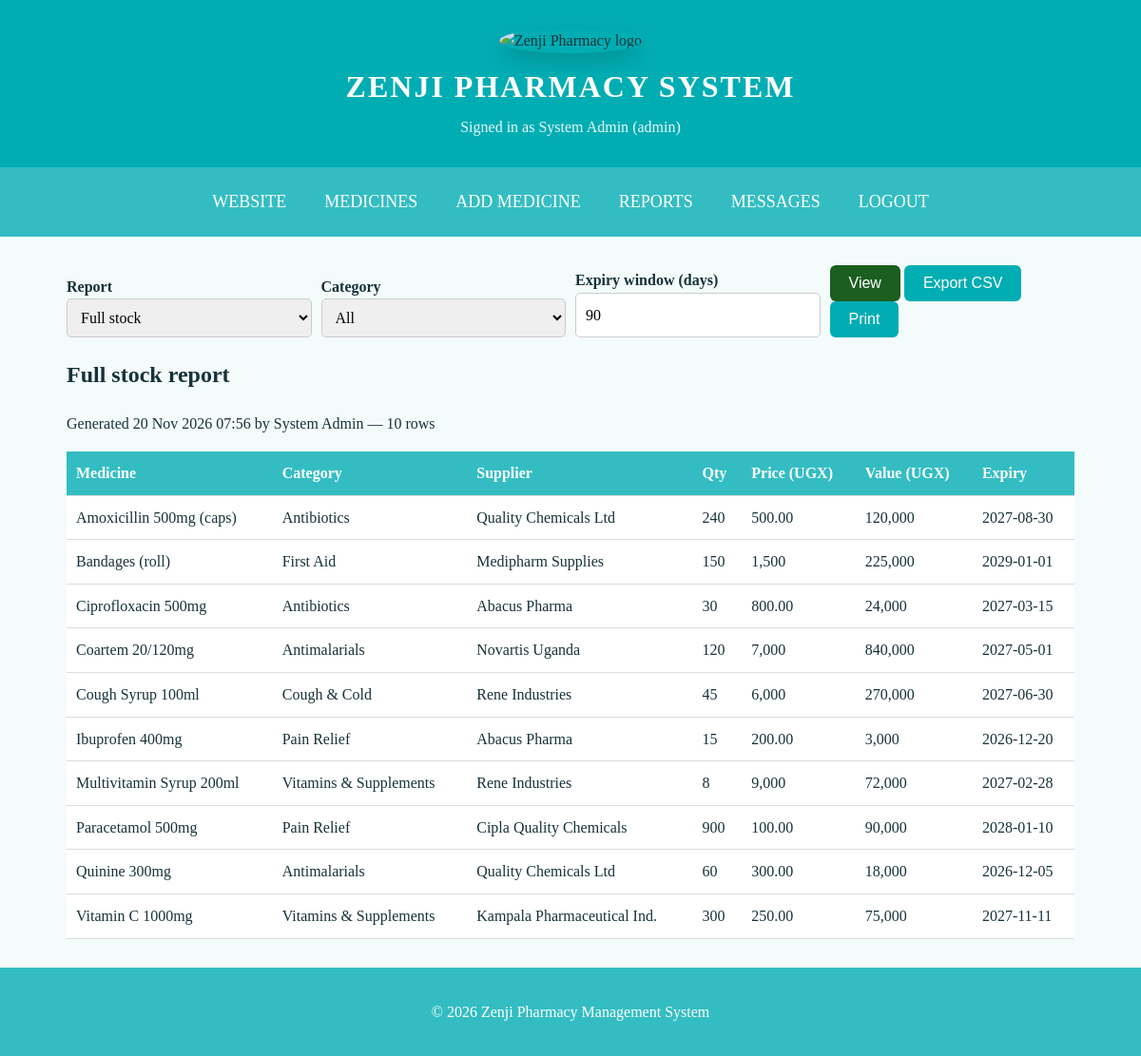
/reports.php (signed in), run on the app's committed database.
### tables this page shows
CREATE TABLE medicines (
  id INT AUTO_INCREMENT PRIMARY KEY,
  name VARCHAR(120) NOT NULL,
  category_id INT NOT NULL,
  supplier VARCHAR(120) NOT NULL,
  quantity INT NOT NULL DEFAULT 0,
  reorder_level INT NOT NULL DEFAULT 10,
  unit_price DECIMAL(12,2) NOT NULL,
  expiry_date DATE NOT NULL,
  created_by INT NULL,
  created_at TIMESTAMP DEFAULT CURRENT_TIMESTAMP,
  updated_at TIMESTAMP DEFAULT CURRENT_TIMESTAMP ON UPDATE CURRENT_TIMESTAMP,
  FOREIGN KEY (category_id) REFERENCES categories(id),
  FOREIGN KEY (created_by) REFERENCES users(id) ON DELETE SET NULL
);

CREATE TABLE categories (
  id INT AUTO_INCREMENT PRIMARY KEY,
  name VARCHAR(80) NOT NULL UNIQUE
);

### auth.php (called while the page is built, shortened)
<?php
function e($s) { return htmlspecialchars((string)$s, ENT_QUOTES, 'UTF-8'); }

### reports.php (the view, shortened to what this page needs)
<?php
require 'includes/auth.php';
require 'includes/connect.php';
$type = $_GET['type'] ?? 'stock';
$cat = $_GET['category'] ?? '';
$days = max(1, (int)($_GET['days'] ?? 90));
$params = [];
$types = '';
$where = ' WHERE 1';
if ($type === 'low') {
    $where .= ' AND m.quantity <= m.reorder_level';
    $heading = 'Low stock report';
} elseif ($type === 'expiry') {
    $where .= ' AND m.expiry_date <= DATE_ADD(CURDATE(), INTERVAL ? DAY)';
    $params[] = $days;
    $types .= 'i';
    $heading = "Expiring within $days days";
} elseif ($type === 'category') {
    $heading = 'Stock summary by category';
} else {
    $type = 'stock';
    $heading = 'Full stock report';
}
if ($type === 'category') {
    $sql = "SELECT c.name AS Category, COUNT(m.id) AS Items, SUM(m.quantity) AS Units, SUM(m.quantity*m.unit_price) AS `Value (UGX)`
        FROM categories c JOIN medicines m ON m.category_id = c.id $where GROUP BY c.id ORDER BY c.name";
} else {
    $sql = "SELECT m.name AS Medicine, c.name AS Category, m.supplier AS Supplier, m.quantity AS Qty,
        m.unit_price AS `Price (UGX)`, m.quantity*m.unit_price AS `Value (UGX)`, m.expiry_date AS Expiry
        FROM medicines m JOIN categories c ON c.id = m.category_id $where ORDER BY m.name";
}
$stmt = mysqli_prepare($conn, $sql);
mysqli_stmt_execute($stmt);
$result = mysqli_stmt_get_result($stmt);
$rows = mysqli_fetch_all($result, MYSQLI_ASSOC);
$cat_result = mysqli_query($conn, 'SELECT id, name FROM categories ORDER BY name');
$cats = mysqli_fetch_all($cat_result, MYSQLI_ASSOC);
require 'includes/app_header.php';
?>
<form class="filters no-print" method="get">
  <div><label>Report</label><select name="type">
    <?php foreach (['stock' => 'Full stock', 'low' => 'Low stock', 'expiry' => 'Expiring soon', 'category' => 'By category'] as $k => $v): ?>
    <option value="<?= $k ?>" <?= $type === $k ? 'selected' : '' ?>><?= $v ?></option><?php endforeach; ?></select></div>
  <div><label>Category</label><select name="category"><option value="">All</option>
    <?php foreach ($cats as $c): ?><option value="<?= $c['id'] ?>" <?= $cat == $c['id'] ? 'selected' : '' ?>><?= e($c['name']) ?></option><?php endforeach; ?></select></div>
  <div><label>Expiry window (days)</label><input type="number" name="days" min="1" value="<?= $days ?>"></div>
  <div><button class="btn">View</button> <button class="btn secondary" name="export" value="1">Export CSV</button>
    <button type="button" class="btn secondary" onclick="window.print()">Print</button></div>
</form>
<h2><?= e($heading) ?></h2>
<p>Generated <?= date('d M Y H:i') ?> by <?= e($_SESSION['full_name']) ?> — <?= count($rows) ?> rows</p>
<table>
  <?php if ($rows): ?><tr><?php foreach (array_keys($rows[0]) as $h) echo '<th>' . e($h) . '</th>'; ?></tr><?php endif; ?>
  <?php foreach ($rows as $r): ?><tr><?php foreach ($r as $v) echo '<td>' . e(is_numeric($v) && $v > 999 ? number_format($v) : $v) . '</td>'; ?></tr><?php endforeach; ?>
</table>
<?php require 'includes/app_footer.php'; ?>

### style.css (style rules this page uses)
* { box-sizing:border-box }
body { margin:0;font-family:Georgia,"Times New Roman",serif;color:#16323a;background:#f4fbfb;line-height:1.6 }
.btn { display:inline-block;background:#1B5E20;color:#fff;padding:10px 20px;border:none;border-radius:6px;cursor:pointer;text-decoration:none;font-size:16px }
.btn.secondary { background:#00adb3 }
label { font-weight:bold }
input,textarea,select { width:100%;padding:10px;margin:5px 0 15px;border:1px solid #ccc;border-radius:5px;font:inherit }
table { width:100%;border-collapse:collapse;background:#fff }
th,td { padding:10px;border-bottom:1px solid #ddd;text-align:left }
th { background:#33bdc2;color:#fff }
.filters { display:flex;flex-wrap:wrap;gap:10px;align-items:end;margin-bottom:15px }
.filters>* { flex:1;min-width:150px }
.filters input,.filters select { margin:0 }

### data on the page
medicines: name "Amoxicillin 500mg (caps)", category.name "Antibiotics", supplier "Quality Chemicals Ltd", quantity "240", unit_price "500.00", v "120,000", expiry_date "2027-08-30"
medicines: name "Bandages (roll)", category.name "First Aid", supplier "Medipharm Supplies", quantity "150", unit_price "1,500", v "225,000", expiry_date "2029-01-01"
medicines: name "Ciprofloxacin 500mg", category.name "Antibiotics", supplier "Abacus Pharma", quantity "30", unit_price "800.00", v "24,000", expiry_date "2027-03-15"
medicines: name "Coartem 20/120mg", category.name "Antimalarials", supplier "Novartis Uganda", quantity "120", unit_price "7,000", v "840,000", expiry_date "2027-05-01"
medicines: name "Cough Syrup 100ml", category.name "Cough & Cold", supplier "Rene Industries", quantity "45", unit_price "6,000", v "270,000", expiry_date "2027-06-30"
medicines: name "Ibuprofen 400mg", category.name "Pain Relief", supplier "Abacus Pharma", quantity "15", unit_price "200.00", v "3,000", expiry_date "2026-12-20"
medicines: name "Multivitamin Syrup 200ml", category.name "Vitamins & Supplements", supplier "Rene Industries", quantity "8", unit_price "9,000", v "72,000", expiry_date "2027-02-28"
medicines: name "Paracetamol 500mg", category.name "Pain Relief", supplier "Cipla Quality Chemicals", quantity "900", unit_price "100.00", v "90,000", expiry_date "2028-01-10"
medicines: name "Quinine 300mg", category.name "Antimalarials", supplier "Quality Chemicals Ltd", quantity "60", unit_price "300.00", v "18,000", expiry_date "2026-12-05"
medicines: name "Vitamin C 1000mg", category.name "Vitamins & Supplements", supplier "Kampala Pharmaceutical Ind.", quantity "300", unit_price "250.00", v "75,000", expiry_date "2027-11-11"

### other printed values
$_SESSION['full_name'] "System Admin"
$_SESSION['role'] "admin"
$heading "Full stock report"
count($rows) "10"
$h "Medicine"
$h "Category"
$h "Supplier"
$h "Qty"
$h "Price (UGX)"
$h "Value (UGX)"
$h "Expiry"
form field type "Full stock"
